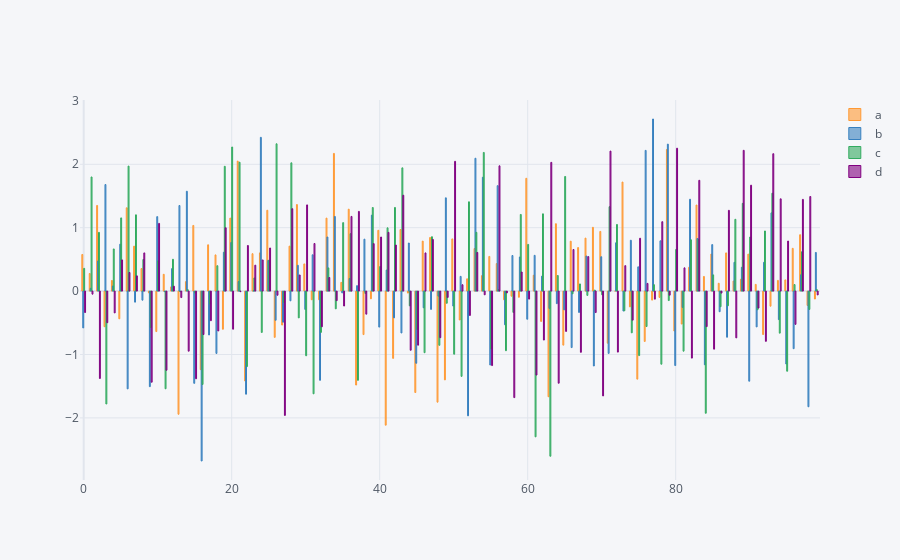

The code cell stored with this chart in its notebook:
### Code cell
df.iplot(kind="bar",bargap=0.5)
